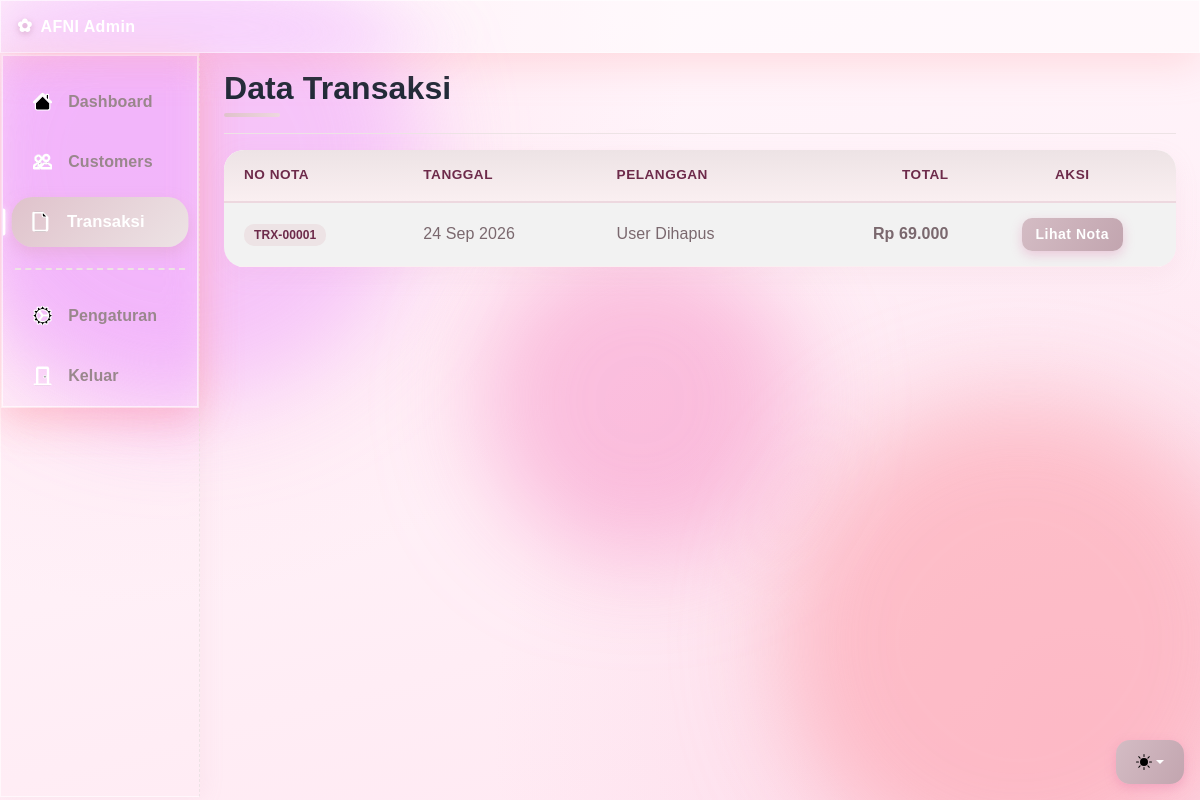
Page /dashboard/transaksi.php (signed in) on the committed database.
### tables this page shows
CREATE TABLE `tb_transaksi` (
  `id_transaksi` int(11) NOT NULL,
  `id_pelanggan` int(11) NOT NULL,
  `tanggal` date NOT NULL,
  `total_harga` int(11) NOT NULL
);

### dashboard/transaksi.php (the view, shortened to what this page needs)
<?php
include "../koneksi.php";
?>
<!doctype html>
<html lang="en" data-bs-theme="light">
  <head>
    <link href="../assets/dist/css/bootstrap.min.css" rel="stylesheet" />
    <link href="dashboard.css" rel="stylesheet" />
    <link href="../assets/css/admin-pink.css" rel="stylesheet" />
  </head>
  <body>
    <div
      class="dropdown position-fixed bottom-0 end-0 mb-3 me-3 bd-mode-toggle"
    >
      <button
        class="btn btn-bd-primary py-2 dropdown-toggle d-flex align-items-center"
        id="bd-theme"
        type="button"
        aria-expanded="false"
        data-bs-toggle="dropdown"
        aria-label="Toggle theme (auto)"
      >
        <svg class="bi my-1 theme-icon-active" aria-hidden="true">
          <use href="#circle-half"></use>
        </svg>
      </button>
    </div>
    <header
      class="navbar sticky-top flex-md-nowrap p-0 shadow"
    >
      <a
        class="navbar-brand col-md-3 col-lg-2 me-0 px-3 fs-6"
        href="admin.php"
        >AFNI Admin</a
      >
    </header>
    <div class="container-fluid">
      <div class="row">
        <div
          class="sidebar border border-right col-md-3 col-lg-2 p-0 bg-body-tertiary"
        >
          <div
            class="offcanvas-md offcanvas-end bg-body-tertiary"
            tabindex="-1"
            id="sidebarMenu"
            aria-labelledby="sidebarMenuLabel"
          >
            <div
              class="offcanvas-body d-md-flex flex-column p-0 pt-lg-3 overflow-y-auto"
            >
              <ul class="nav flex-column">
                <li class="nav-item">
<a class="nav-link d-flex align-items-center gap-2" href="admin.php">
                    <svg class="bi" aria-hidden="true">
                      <use xlink:href="#house-fill"></use>
                    </svg>
                    Dashboard
                  </a>
                </li>
                <li class="nav-item">
                  <a class="nav-link d-flex align-items-center gap-2" href="../pelanggan.php">
                    <svg class="bi" aria-hidden="true">
                      <use xlink:href="#people"></use>
                    </svg>
                    Customers
                  </a>
                </li>
                <li class="nav-item">
                  <a class="nav-link d-flex align-items-center gap-2 active" aria-current="page" href="transaksi.php">
                    <svg class="bi" aria-hidden="true">
                      <use xlink:href="#file-earmark"></use>
                    </svg>
                    Transaksi
                  </a>
                </li>
              </ul>
              <hr class="my-3" />
              <ul class="nav flex-column mb-auto">
                <li class="nav-item">
                  <a class="nav-link d-flex align-items-center gap-2" href="#">
                    <svg class="bi" aria-hidden="true">
                      <use xlink:href="#gear-wide-connected"></use>
                    </svg>
                    Pengaturan
                  </a>
                </li>
                <li class="nav-item">
                  <a class="nav-link d-flex align-items-center gap-2" href="../logout.php">
                    <svg class="bi" aria-hidden="true">
                      <use xlink:href="#door-closed"></use>
                    </svg>
                    Keluar
                  </a>
                </li>
              </ul>
            </div>
          </div>
        </div>
        <main class="col-md-9 ms-sm-auto col-lg-10 px-md-4">
          <div class="d-flex justify-content-between flex-wrap flex-md-nowrap align-items-center pt-3 pb-2 mb-3 border-bottom">
            <h1 class="h2">Data Transaksi</h1>
          </div>
          <div class="table-responsive">
            <table class="table table-striped table-sm align-middle">
              <thead>
                <tr>
                  <th scope="col">No Nota</th>
                  <th scope="col">Tanggal</th>
                  <th scope="col">Pelanggan</th>
                  <th scope="col" class="text-end">Total</th>
                  <th scope="col" class="text-center">Aksi</th>
                </tr>
              </thead>
              <tbody>
                <?php
                $hasil = mysqli_query($koneksi, "
                    SELECT t.*, u.nama, u.username
                    FROM tb_transaksi t
                    LEFT JOIN tb_user u ON t.id_pelanggan = u.id
                    ORDER BY t.id_transaksi DESC
                ");
                while ($data = mysqli_fetch_assoc($hasil)) {
                ?>
                  <tr>
                    <td><span class="badge">TRX-<?= str_pad($data['id_transaksi'], 5, "0", STR_PAD_LEFT) ?></span></td>
                    <td><?= date('d M Y', strtotime($data['tanggal'])) ?></td>
                    <td><?= htmlspecialchars($data['nama'] ?? $data['username'] ?? 'User Dihapus') ?></td>
                    <td class="text-end fw-bold">Rp <?= number_format($data['total_harga'], 0, ',', '.') ?></td>
                    <td class="text-center">
                      <a href="../cetak.php?id=<?= $data['id_transaksi'] ?>" target="_blank" class="btn btn-sm btn-bd-primary">Lihat Nota</a>
                    </td>
                  </tr>
                <?php } ?>
              </tbody>
            </table>
          </div>
        </main>
      </div>
    </div>
  </body>
</html>

### dashboard/dashboard.css (style rules this page uses)
.bi { display: inline-block; width: 1rem; height: 1rem; }
.sidebar .nav-link { font-size: .875rem; font-weight: 500; }
.sidebar .nav-link.active { color: #9f6979; }
.navbar-brand { padding-top: .75rem; padding-bottom: .75rem; }

### rows in the picture
tb_transaksi: id_transaksi "00001", tanggal "24 Sep 2026", nama "User Dihapus", total_harga "69.000"
